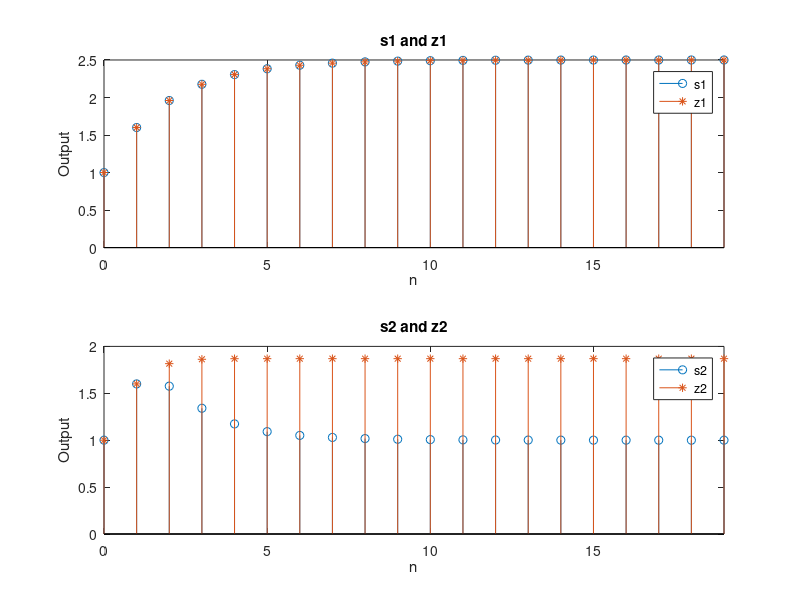

Write the MATLAB code that produced this figure.
n = 0:19;
x = [1 zeros(1, 19)];
x1 = ones(1, 20);
% System1
a1 = [1 -0.6];
b1 = [1 0];
h1 = filter(b1, a1, x);
% System2
h2 = zeros(1, 20);
h2(1) = 1;
% h2(i) = 0 if i <1, h2[0] = x[0] = 1, h2[1] = h2[0] + 0;

for i = 1:19
    h2(i + 1) = 0.6^i * h2(i) +x(i + 1);
end

%The four outputs
z1 = conv(h1, x1);
nz1 = 0:38;
s1 = filter(b1, a1, x1);
z2 = conv(h2, x1);
nz2 = 0:38;
s2(1) = 1;

for i = 1:19
    s2(i + 1) = 0.6^i * s2(i) +x1(i + 1);
end

subplot(2, 1, 1)
stem(n, s1, 'o')
hold on
stem(nz1, z1, '*')
axis([0, 19, ylim])
xlabel('n');
ylabel('Output');
title('s1 and z1');
legend('s1', 'z1');

subplot(2, 1, 2)
stem(n, s2, 'o')
axis([0, 19, ylim])
hold on;
stem(nz2, z2, '*')

xlabel('n')
ylabel('Output')
title('s2 and z2')
legend('s2', 'z2')
